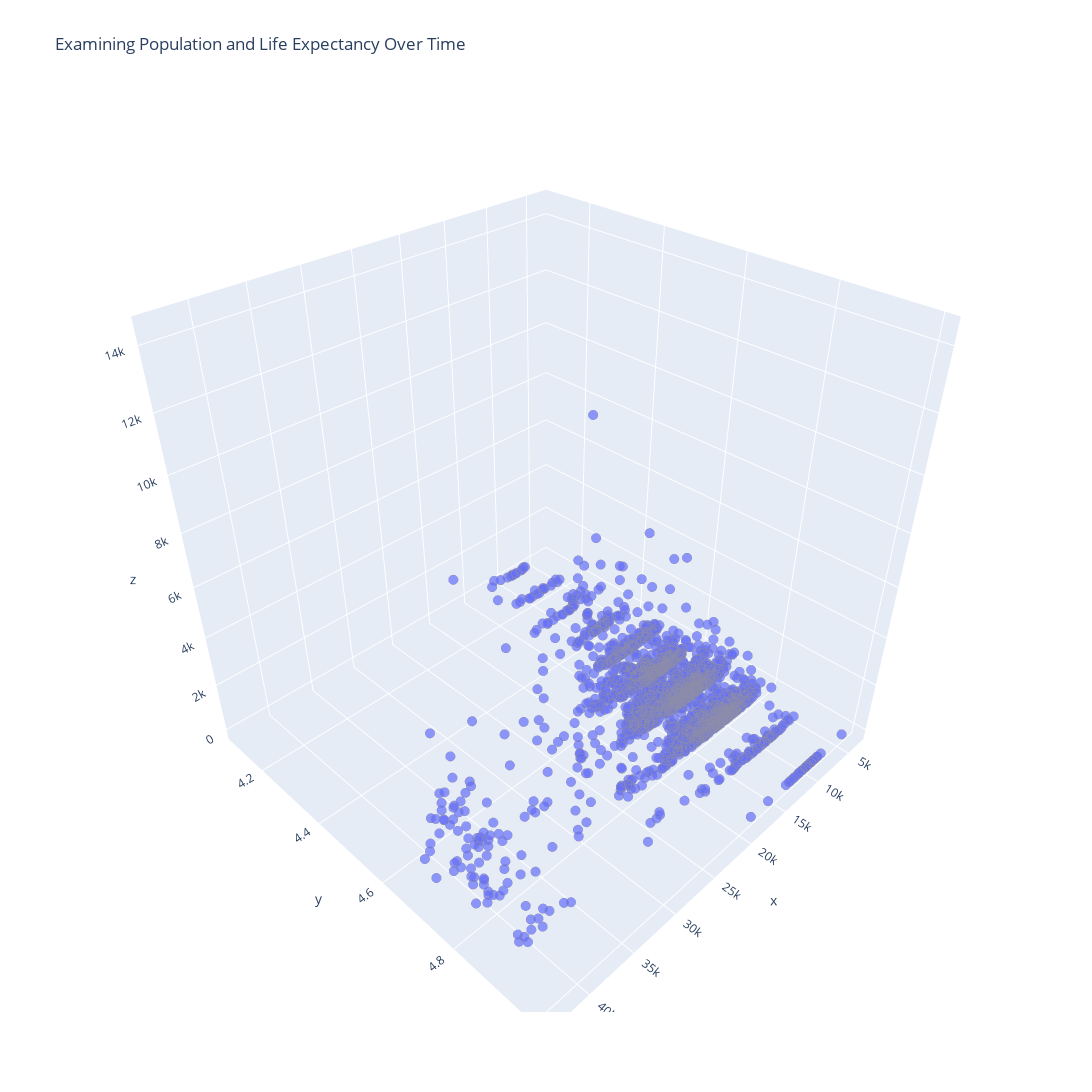

The cell this chart's notebook holds for it:
### Markdown cell above
- 3D圖, XYZ=vp,rate,reviewer_number

### Code cell
df_plot_copy=df.copy()
plot_values=['Rate','Reviewer_Number','Vendor_Points']
RFM_3d(0, df_plot_copy, 'Vendor_Points','Rate','Reviewer_Number')

### Figure 1 — Plotly figure (JSON) as saved in the notebook; plotly's stock layout.template omitted (floating-point values rounded to 4 significant figures; data arrays with more than 128 entries replaced by an {"elided": "..."} marker saying what was removed)
{"data": [{"marker": {"line": {"color": "rgb(140, 140, 170)"}, "size": {"elided": "2068 int values"}, "sizemode": "diameter", "sizeref": 750}, "mode": "markers", "type": "scatter3d", "x": {"elided": "2068 int values"}, "y": {"elided": "2068 float values"}, "z": {"elided": "2068 int values"}}], "layout": {"height": 1500, "title": {"text": "Examining Population and Life Expectancy Over Time"}, "width": 1500}}
